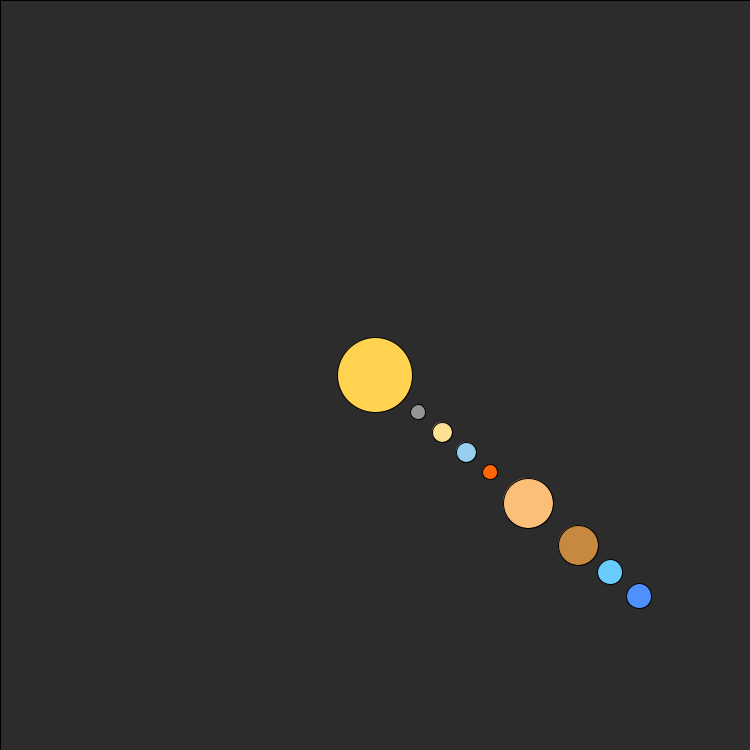
Frame 1 (no input)
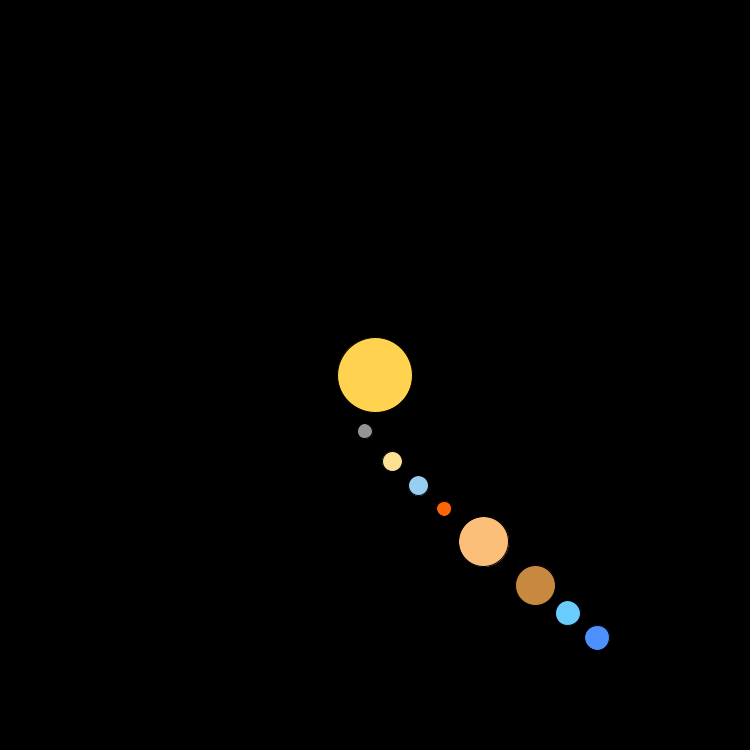
Frame 60 (the mouse pressed at the canvas centre just before this capture)
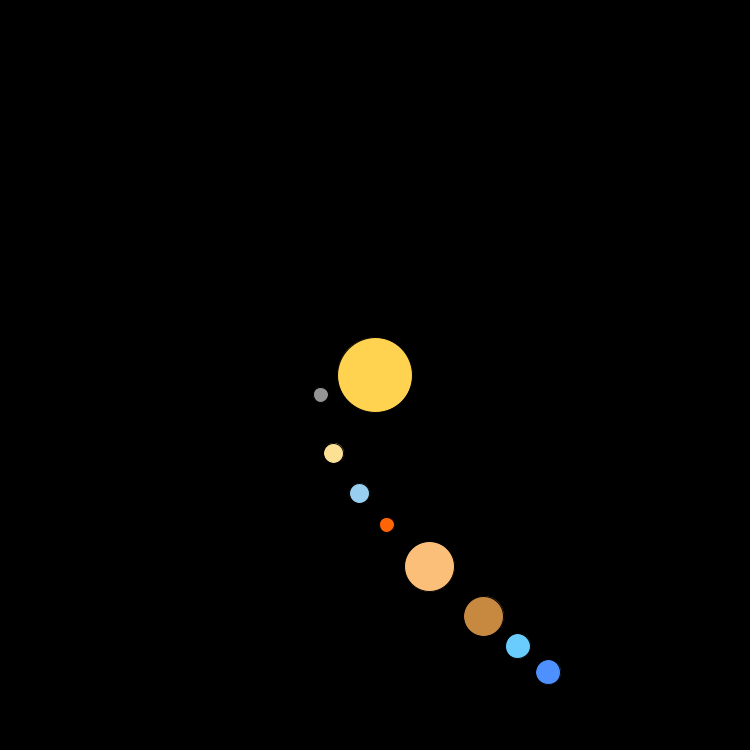
Frame 120 (the mouse held since frame 60 and released just before this capture)

The Processing sketch that drew these frames (run headless with seeded random() and noise(); from frame 60 on, the mouse is pressed at the canvas centre):

// Processing sketch: processing_121308
// ── processing_121308.pde

private static final color BG_COLOUR = 0;
private static final int WIDTH = 750;
private static final int HEIGHT = 750;

private Planet sun = new Planet("sun");
private Planet mercury = new Planet("mercury");
private Planet venus = new Planet("venus");
private Planet earth = new Planet("earth");
private Planet mars = new Planet("mars");
private Planet jupiter = new Planet("jupiter");
private Planet saturn = new Planet("saturn");
private Planet uranus = new Planet("uranus");
private Planet neptune = new Planet("neptune");

void setup(){
  size(750, 750);
  frameRate(60);
  smooth();
}

void draw(){
  fill(BG_COLOUR, 200);
  rect(0, 0, WIDTH, HEIGHT);
  
  drawPlanets();
  movePlanets();
  checkMousePos();
}

class Planet{
  // Stats about the planet
  private String name;
  private float massKg;
  private int radiusKm;
  private long radiusOfOrbitKm;
  private long ellipseOfOrbit;
  private float gravitationalPullN;
  private String[] mainElements;
  
  // For use in drawing the planet
  private float xPos;
  private float yPos;
  private float xChange;
  private float yChange;
  private float angle;
  private float orbit;
  private int size;
  private color colour;
  private boolean stopped;
  
  Planet(String planet){
    stopped = false;
    name = planet;
    
    if(planet.equals("sun")){
        massKg = 1.989E30;
        radiusKm = 695500;
        gravitationalPullN = 273.7;
        
        mainElements = new String[2];
        mainElements[0] = "Hydrogen";
        mainElements[1] = "Helium";
        
        yPos = HEIGHT/2;
        xPos = WIDTH/2;
        angle = 0;
        size = 75;
        colour = #FFD34F;
        stopped = true;
    }
    else if(planet.equals("mercury")){
        massKg = 328.5E21;
        radiusKm = 2440;
        radiusOfOrbitKm = 0;
        ellipseOfOrbit = 0;
        gravitationalPullN = 3.6;
        
        mainElements = new String[0];
        
        yPos = HEIGHT/2 + 37;
        xPos = WIDTH/2 + 43;
        angle = 130;
        orbit = 1;
        size = 15;
        colour = #949494;
    }
    else if(planet.equals("venus")){
        massKg = 0;
        radiusKm = 0;
        radiusOfOrbitKm = 0;
        ellipseOfOrbit = 0;
        gravitationalPullN = 0;
        
        mainElements = new String[0];
        
        yPos = HEIGHT/2 + 57;
        xPos = WIDTH/2 + 67;
        angle = 130;
        orbit = 0.65;
        size = 20;
        colour = #FCE195;
    }
    else if(planet.equals("earth")){
        massKg = 0;
        radiusKm = 0;
        radiusOfOrbitKm = 0;
        ellipseOfOrbit = 0;
        gravitationalPullN = 0;
        
        mainElements = new String[0];
        
        yPos = HEIGHT/2 + 77;
        xPos = WIDTH/2 + 91;
        angle = 130;
        orbit = 0.48;
        size = 20;
        colour = #98CFF1;
    }
    else if(planet.equals("mars")){
        massKg = 0;
        radiusKm = 0;
        radiusOfOrbitKm = 0;
        ellipseOfOrbit = 0;
        gravitationalPullN = 0;
        
        mainElements = new String[0];
        
        yPos = HEIGHT/2 + 97;
        xPos = WIDTH/2 + 115;
        angle = 130;
        orbit = 0.38;
        size = 15;
        colour = #FF6505;
    }
    else if(planet.equals("jupiter")){
        massKg = 0;
        radiusKm = 0;
        radiusOfOrbitKm = 0;
        ellipseOfOrbit = 0;
        gravitationalPullN = 0;
        
        mainElements = new String[0];
        
        yPos = HEIGHT/2 + 128;
        xPos = WIDTH/2 + 153;
        angle = 130;
        orbit = 0.285;
        size = 50;
        colour = #FCBF79;
    }
    else if(planet.equals("saturn")){
        massKg = 0;
        radiusKm = 0;
        radiusOfOrbitKm = 0;
        ellipseOfOrbit = 0;
        gravitationalPullN = 0;
        
        mainElements = new String[0];
        
        yPos = HEIGHT/2 + 170;
        xPos = WIDTH/2 + 203;
        angle = 130;
        orbit = 0.215;
        size = 40;
        colour = #C78840;
    }
    else if(planet.equals("uranus")){
        massKg = 0;
        radiusKm = 0;
        radiusOfOrbitKm = 0;
        ellipseOfOrbit = 0;
        gravitationalPullN = 0;
        
        mainElements = new String[0];
        
        yPos = HEIGHT/2 + 197;
        xPos = WIDTH/2 + 235;
        angle = 130;
        orbit = 0.185;
        size = 25;
        colour = #6ACCFC;
    }
    else if(planet.equals("neptune")){
        massKg = 0;
        radiusKm = 0;
        radiusOfOrbitKm = 0;
        ellipseOfOrbit = 0;
        gravitationalPullN = 0;
        
        mainElements = new String[0];
        
        yPos = HEIGHT/2 + 221;
        xPos = WIDTH/2 + 264;
        angle = 130;
        orbit = 0.165;
        size = 25;
        colour = #4F90FF;
    }
  }
  
  public float[] getXBounds(){
    float[] xBounds = new float[2];
    xBounds[0] = xPos-(size/2);
    xBounds[1] = xPos+(size/2);
    return xBounds;
  }
  
  public float[] getYBounds(){
    float[] yBounds = new float[2];
    yBounds[0] = yPos-(size/2);
    yBounds[1] = yPos+(size/2);
    return yBounds;
  }
  
  public boolean getStopped(){
    return stopped;
  }
  
  public String getName(){
    return name; 
  }
  
  public void display(){
    fill(colour);
    ellipse(xPos, yPos, size, size);
  }
  
  public void move(){
    if(stopped == false){
      angle += orbit;
      if(angle%360==0){
        angle = 0;
      }
      xChange = cos(radians(angle));
      yChange = sin(radians(angle));
      xPos += xChange;
      yPos += yChange;
    }
  }
  
  public void stopMoving(){
    stopped = true;
  }
  
  public void startMoving(){
    stopped = false;
  }
}

void drawPlanets(){
  sun.display();
  mercury.display();
  venus.display();
  earth.display();
  mars.display();
  jupiter.display();
  saturn.display();
  uranus.display();
  neptune.display();
}

void movePlanets(){
  mercury.move();
  venus.move();
  earth.move();
  mars.move();
  jupiter.move();
  saturn.move();
  uranus.move();
  neptune.move();
}

void checkMousePos(){
  float[] xBounds = new float[2];
  float[] yBounds = new float[2];
  
  Planet[] planets = {sun, 
                      mercury, 
                      venus,
                      earth,
                      mars,
                      jupiter,
                      saturn,
                      uranus,
                      neptune};
  
  for(int i=0; i<planets.length; i++){
    xBounds = planets[i].getXBounds();
    yBounds = planets[i].getYBounds();
    if(mouseX>xBounds[0] && mouseX<xBounds[1] && mouseY>yBounds[0] && mouseY<yBounds[1]){
       planets[i].stopMoving();
    }
    else{
       planets[i].startMoving();
    }
  }
}

void mouseClicked(){
  Planet[] planets = {sun, 
                      mercury, 
                      venus,
                      earth,
                      mars,
                      jupiter,
                      saturn,
                      uranus,
                      neptune};
                      
  for(int i=0; i<planets.length; i++){
    if(planets[i].getStopped()){
      System.out.println(planets[i].getName());
    }
  }
}
